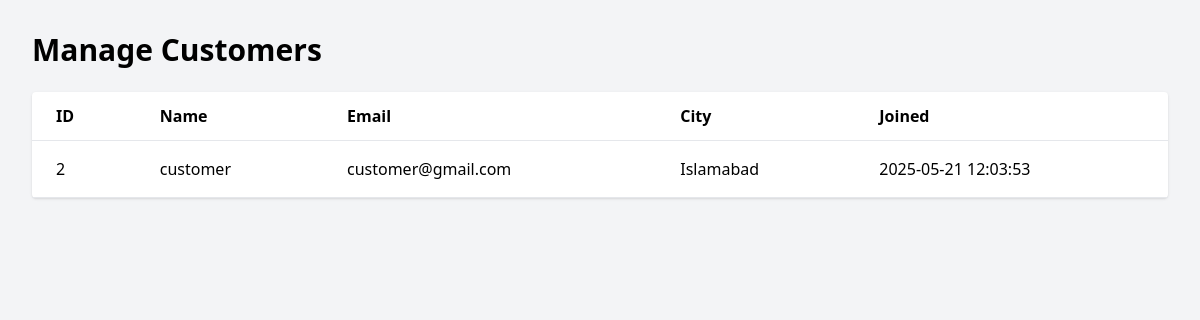
/backend/manage_customers.php (signed in), run on the app's committed database.
### tables this page shows
CREATE TABLE IF NOT EXISTS `customers` (
  `id` int NOT NULL AUTO_INCREMENT,
  `name` varchar(100) DEFAULT NULL,
  `email` varchar(200) DEFAULT NULL,
  `password` varchar(255) DEFAULT NULL,
  `phone` varchar(20) DEFAULT NULL,
  `city` varchar(100) DEFAULT NULL,
  `created_at` timestamp NULL DEFAULT CURRENT_TIMESTAMP,
  PRIMARY KEY (`id`),
  UNIQUE KEY `email` (`email`)
);

### backend/manage_customers.php (the view, shortened to what this page needs)
<?php
include 'db.php';
$stmt = $conn->query("SELECT id, name, email, city, created_at FROM customers ORDER BY created_at DESC");
$customers = $stmt->fetchAll(PDO::FETCH_ASSOC);
?>
<!DOCTYPE html>
<html lang="en">
<head>
  <script src="https://cdn.tailwindcss.com"></script>
</head>
<body class="bg-gray-100 p-8">
  <h1 class="text-3xl mb-6 font-bold">Manage Customers</h1>
  <table class="min-w-full bg-white rounded shadow">
    <thead>
      <tr>
        <th class="px-6 py-3 border-b text-left">ID</th>
        <th class="px-6 py-3 border-b text-left">Name</th>
        <th class="px-6 py-3 border-b text-left">Email</th>
        <th class="px-6 py-3 border-b text-left">City</th>
        <th class="px-6 py-3 border-b text-left">Joined</th>
      </tr>
    </thead>
    <tbody>
      <?php foreach ($customers as $cust): ?>
        <tr class="hover:bg-gray-100">
          <td class="px-6 py-4 border-b"><?= htmlspecialchars($cust['id']) ?></td>
          <td class="px-6 py-4 border-b"><?= htmlspecialchars($cust['name']) ?></td>
          <td class="px-6 py-4 border-b"><?= htmlspecialchars($cust['email']) ?></td>
          <td class="px-6 py-4 border-b"><?= htmlspecialchars($cust['city']) ?></td>
          <td class="px-6 py-4 border-b"><?= htmlspecialchars($cust['created_at']) ?></td>
        </tr>
      <?php endforeach; ?>
    </tbody>
  </table>
</body>
</html>

### data on the page
customers: id "2", name "customer", email "customer@gmail.com", city "Islamabad", created_at "2025-05-21 12:03:53"
